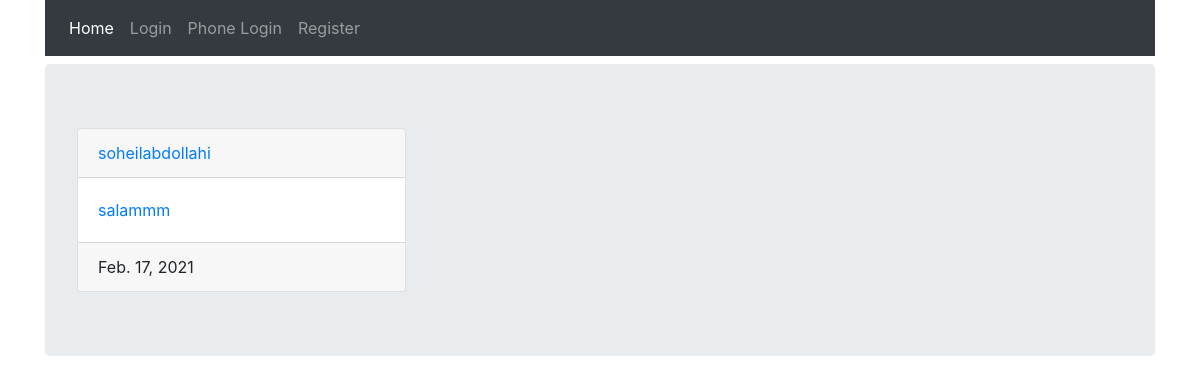
The app's page /, older data.
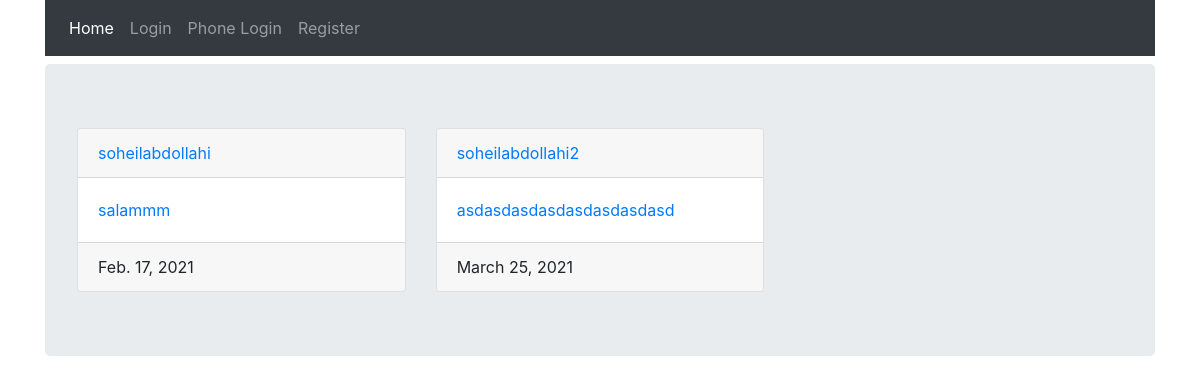
The same page, newer data.
### posts/models.py (models this page shows, shortened)
class Post(models.Model):
    user = models.ForeignKey(User,on_delete=models.CASCADE)
    body = models.TextField(max_length=500)
    slug = models.SlugField(max_length=200)
    created = models.DateTimeField(auto_now_add=True)
    def get_absolute_url(self):
        return reverse('posts:post_detail', args=[self.created.year, self.created.month, self.created.day, self.slug])

### posts/views.py (the view)
# urls.py: path('',views.all_posts,name='all_posts'),
def  all_posts(request):
    posts = Post.objects.all()
    return render(request,'posts/all_posts.html',{'posts':posts})

### posts/templates/posts/all_posts.html (shortened to what this page needs)
{% extends 'base.html' %}
{% block content %}
<div class="row">
{% for post in posts %}
    <div class="col-4">
        <div class="card">
            <a href="{% url 'account:dashboard' post.user.id %}">
                <div class="card-header">{{ post.user }}</div>
            </a>
            <a href="{{ post.get_absolute_url }}">
                <div class="card-body">
                    <p class="card-text">{{ post.body }}</p>
                </div>
            </a>
            <div class="card-footer">{{ post.created|date }}</div>
        </div>
    </div>
{% endfor %}
</div>
{% endblock %}

Row changes from the older to the newer data that the page shows:
added Post: user "soheilabdollahi2", body "asdasdasdasdasdasdasdasd", created "March 25, 2021"
